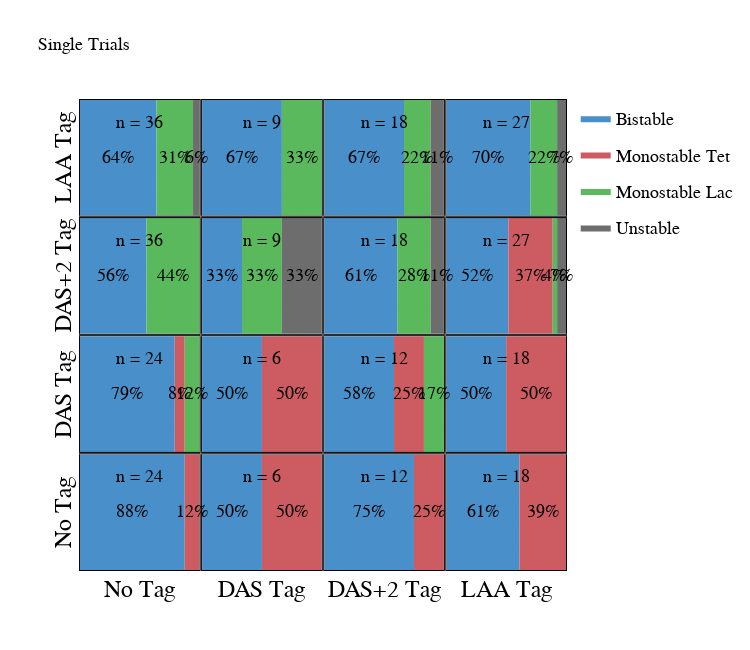
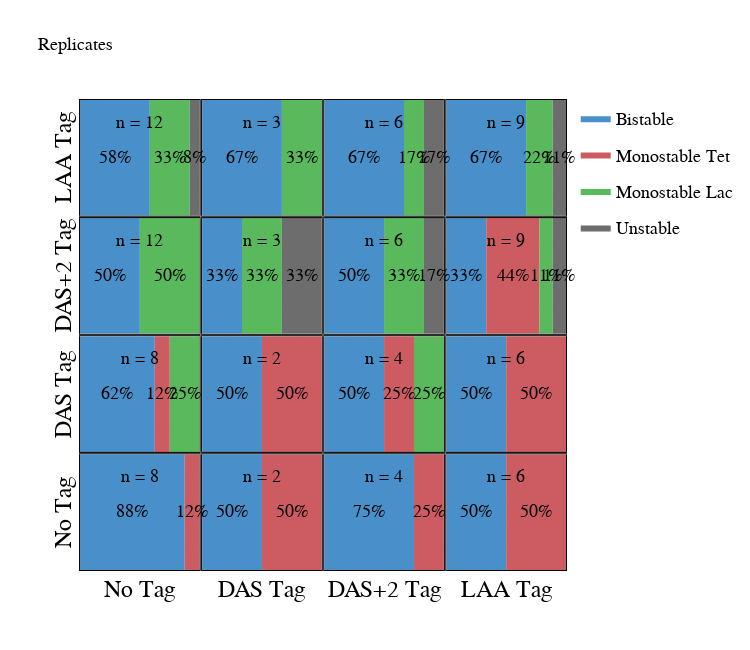

Notebook code cell kept with these figures, in order:
### Code cell
bistability_dfs = [st_bistability_df, rep_bistability_df]
titles = ['Single Trials', 'Replicates']

for n,bistability_df in enumerate(bistability_dfs):
    fig = make_subplots(rows=4, cols=4, horizontal_spacing=0.005, vertical_spacing=0.005)
    
    for i, lac_deg in enumerate(['0','1','2','3']):
        for j, tet_deg in enumerate(['0','1','2','3']):
            temp_df = bistability_df[bistability_df.index.get_level_values(0).map(lambda x:(x[1], x[3]))==(lac_deg,tet_deg)]
            temp_dict = {stability:(temp_df['stability']==stability).sum() for stability in stabilities}
            cumulative = np.cumsum([temp_dict[key]/len(temp_df) for key in temp_dict])

            if lac_deg=='0' and tet_deg=='0':
                showlegend = True
            else:
                showlegend = False

            for k, stability in enumerate(stabilities):
                fig.add_trace(go.Scatter(y=np.linspace(0,1,10), x=[cumulative[k]]*10,
                                         mode='lines', line=dict(width=0), 
                                         name=legend_dict[stability], showlegend=showlegend, legendgroup=stability,
                                         fillcolor=stability_colors[stability], fill='tonextx'),
                              row=4-j, col=i+1)

                if temp_dict[stability]!=0:
                    fig.add_annotation(x=(cumulative - np.diff(cumulative, prepend=0)/2)[k], y=0.5,
                                       text=str(int(np.round(temp_dict[stability]*100/len(temp_df), decimals=0)))+'%',
                                       showarrow=False, row=4-int(j), col=int(i)+1)
            fig.add_annotation(x=0.5, y=0.8, text='n = '+str(len(temp_df)), showarrow=False,row=4-j, col=i+1)

            if i==0:
                fig.update_yaxes(title=deg_tags[int(tet_deg)], row=4-j, col=i+1)
            if j==0:
                fig.update_xaxes(title=deg_tags[int(lac_deg)], row=4-j, col=i+1)

    fig.update_layout(width=750, height=650, legend_font=font_defaults, title=titles[n], title_font=font_defaults)
    fig.update_xaxes({**axis_defaults, 
                      **dict(title_standoff=10, titlefont=dict(family='Myriad Pro', size=24, color='black'),
                             showticklabels=False, range=(0,1), ticklen=0)}) 
    fig.update_yaxes({**axis_defaults, 
                      **dict(title_standoff=0, titlefont=dict(family='Myriad Pro', size=24, color='black'),
                             showticklabels=False, range=(0,1), ticklen=0)})
    fig.update_annotations(font=font_defaults)
    plot(fig)
    if n==0:
        pio.write_image(fig,"figures\Robustness_Tags_SingleTrials.svg",format='svg')
